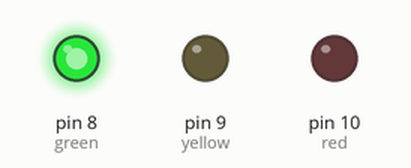
A sketch run on a simulated Arduino Uno, built with avr-gcc and run on an emulated ATmega328P. Parts: output pins drawn as LEDs (lit = HIGH).

Above: at 3.0 s.
At 6.5 s:
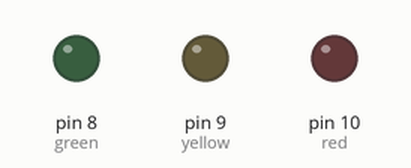
At 12.0 s:
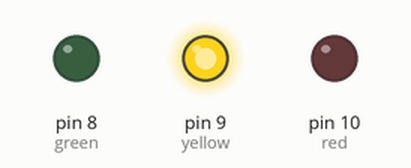
At 15.5 s:
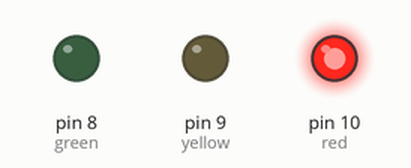
At 19.0 s:
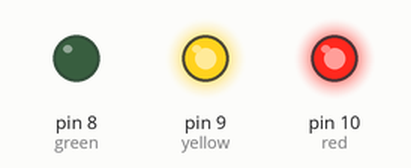
Timing chart, 0 to 26.0 s (numbered marks = the images above):
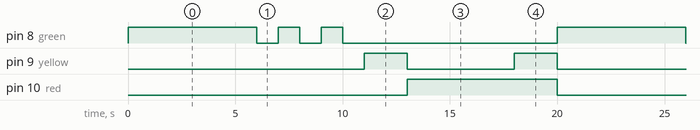

The sketch:

2.3.ino
```cpp
int red = 10;
int yellow = 9;
int green = 8;
int time1 = 1000;
int time2 = 2000;
int time5 = 5000;

void setup() {
  pinMode(red, OUTPUT);
  pinMode(yellow, OUTPUT);
  pinMode(green, OUTPUT);
}

void loop() {
  digitalWrite(green, HIGH); //загорелся зелёный (5 сек)
  delay(time5);
  digitalWrite(green, LOW);
  for (int i=0; i<3; i++) { //зелёный мигает 3 раза
    digitalWrite(green, HIGH); delay(time1);
    digitalWrite(green, LOW); delay(time1);
  }
  digitalWrite(yellow, HIGH); //загорелся жёлтый (2 сек)
  delay(time2);
  digitalWrite(yellow, LOW);
  digitalWrite(red, HIGH); //загорелся красный (5 сек)
  delay(time5);
  digitalWrite(yellow, HIGH); //загорелся жёлтый (2 сек) + красный
  delay(time2);
  digitalWrite(red, LOW);
  digitalWrite(yellow, LOW);
}
```

Measured:
- by itself, pin 8 (green): repeats every 20.0 s: 2 × (LOW 1.0 s, HIGH 1.0 s), LOW 10.0 s, HIGH 6.0 s
- by itself, pin 9 (yellow): repeats every 20.0 s: LOW 5.0 s, HIGH 2.0 s, LOW 11.0 s, HIGH 2.0 s
- by itself, pin 10 (red): alternates HIGH for 7.0 s and LOW for 13.0 s
